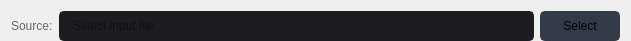
    <widget class="QWidget" name="layoutWidget">
     <property name="geometry">
      <rect>
       <x>20</x>
       <y>50</y>
       <width>631</width>
       <height>32</height>
      </rect>
     </property>
     <layout class="QGridLayout" name="gridLayout">
      <property name="bottomMargin">
       <number>0</number>
      </property>
      <item row="0" column="2">
       <widget class="QPushButton" name="pushButton_1">
        <property name="enabled">
         <bool>true</bool>
        </property>
        <property name="sizePolicy">
         <sizepolicy hsizetype="Fixed" vsizetype="Fixed">
          <horstretch>0</horstretch>
          <verstretch>0</verstretch>
         </sizepolicy>
        </property>
        <property name="minimumSize">
         <size>
          <width>80</width>
          <height>30</height>
         </size>
        </property>
        <property name="font">
         <font>
          <family>Segoe UI</family>
          <pointsize>9</pointsize>
         </font>
        </property>
        <property name="styleSheet">
         <string notr="true">QPushButton {
	border: 2px solid rgb(52, 59, 72);
	border-radius: 5px;	
	background-color: rgb(52, 59, 72);
}
QPushButton:hover {
	background-color: rgb(57, 65, 80);
	border: 2px solid rgb(61, 70, 86);
}
QPushButton:pressed {	
	background-color: rgb(35, 40, 49);
	border: 2px solid rgb(43, 50, 61);
}</string>
        </property>
        <property name="text">
         <string>Select</string>
        </property>
        <property name="icon">
         <iconset resource="files.qrc">
          <normaloff>:/16x16/icons/16x16/cil-folder-open.png</normaloff>:/16x16/icons/16x16/cil-folder-open.png</iconset>
        </property>
       </widget>
      </item>
      <item row="0" column="1">
       <widget class="QLineEdit" name="lineEdit_1">
        <property name="minimumSize">
         <size>
          <width>0</width>
          <height>30</height>
         </size>
        </property>
        <property name="styleSheet">
         <string notr="true">QLineEdit {
	background-color: rgb(27, 29, 35);
	border-radius: 5px;
	border: 2px solid rgb(27, 29, 35);
	padding-left: 10px;
}
QLineEdit:hover {
	border: 2px solid rgb(64, 71, 88);
}
QLineEdit:focus {
	border: 2px solid rgb(91, 101, 124);
}</string>
        </property>
        <property name="placeholderText">
         <string>Select input file</string>
        </property>
       </widget>
      </item>
      <item row="0" column="0">
       <widget class="QLabel" name="label_credits_8">
        <property name="font">
         <font>
          <family>Segoe UI</family>
         </font>
        </property>
        <property name="styleSheet">
         <string notr="true">color: rgb(98, 103, 111);</string>
        </property>
        <property name="text">
         <string>Source:</string>
        </property>
       </widget>
      </item>
     </layout>
    </widget>
